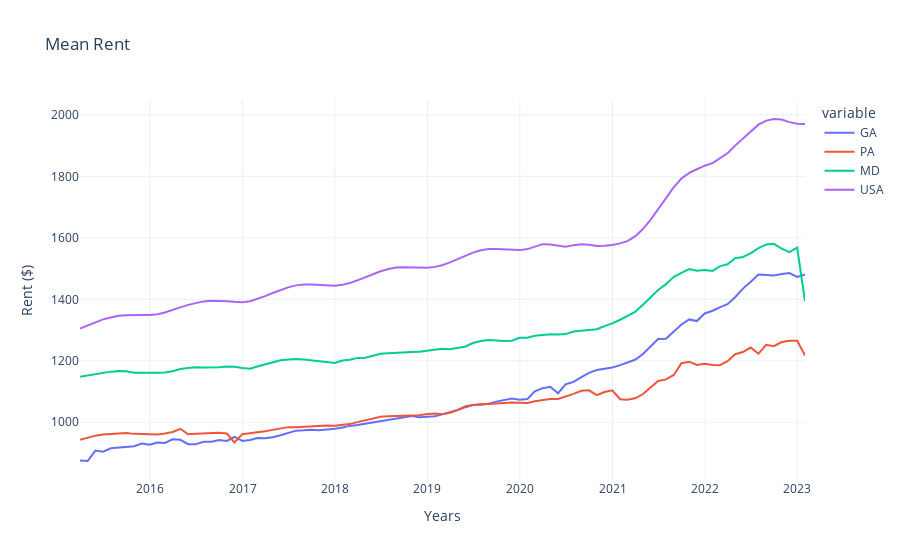

Notebook cell for this chart:
### Code cell
px.line(rents, title='Mean Rent', labels={'index':'Years', 'value':'Rent ($)'}, template='plotly_white')
